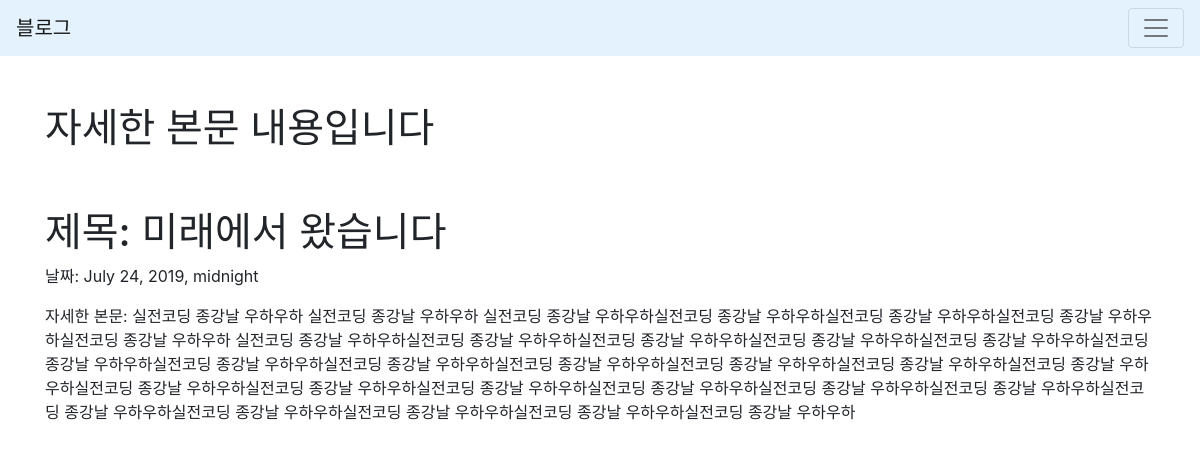
Page /blog/3/ on the committed database.
### blog/models.py (models this page shows, shortened)
class Blog(models.Model):
    title = models.CharField(max_length=200)
    pub_date = models.DateTimeField('date published')
    body = models.TextField()

### blog/views.py (the view)
# urls.py: path('<int:blog_id>/', views.detail, name="detail"),
def detail(request, blog_id):
    blog_detail = get_object_or_404(Blog, pk = blog_id)
    return render(request, 'detail.html', {'blog':blog_detail})

### blog/templates/detail.html
{% extends 'base.html' %}
{% block contents %}
<body>
        <br><br>
        <div class="container">
                <h1>자세한 본문 내용입니다</h1>
                <br><br>
                <h1> 제목: {{blog.title}} </h1>
                <p> 날짜: {{blog.pub_date}} </p>
                <p> 자세한 본문: {{blog.body}} </p>
        </div>
    </body>
{% endblock %}

### rows in the picture
Blog: title "미래에서 왔습니다", pub_date "July 24, 2019, midnight", body "실전코딩 종강날 우하우하 실전코딩 종강날 우하우하 실전코딩 종강날 우하우하실전코딩 종강날 우하우하실전코딩 종강날 우하우하실전코딩 종강날 우하우하실전코딩 종강날 우하우하 실전코딩 종강날 우하우하실전코딩 종강날 우하우하실전코딩 종강날 우하우하실전코딩 종강날 우하우하실전코딩 종강날 우하우하실전코딩 종강날 우하우하실전코딩 종강날 우하우하실전코딩 종강날 우하우하실전코딩 종강날 우하우하실전코딩 종강날 우하우하실전코딩 종강날 우하우하실전코딩 종강날 우하우하실전코딩 종강날 우하우하실전코딩 종강날 우하우하실전코딩 종강날 우하우하실전코딩 종강날 우하우하실전코딩 종강날 우하우하실전코딩 종강날 우하우하실전코딩 종강날 우하우하실전코딩 종강날 우하우하실전코딩 종강날 우하우하실전코딩 종강날 우하우하실전코딩 종강날 우하우하"
